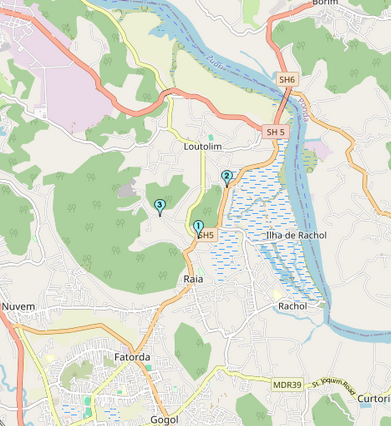
#> input picture scr.jpg, 391 x 426 px, given in place of camurlim.jpg, which was not available
$ python script.py
#> lines starting #> are read from the running program, lines starting #| are printed output that depends on the picture; pictures that were not available may be replaced by others from this repository, and a replacement may not be noted
import cv2
import numpy as np
import osmnx as ox
import requests

# 1. Load Regional Map and OpenStreetMap Base
regional_map = cv2.imread('camurlim.jpg', cv2.IMREAD_GRAYSCALE)
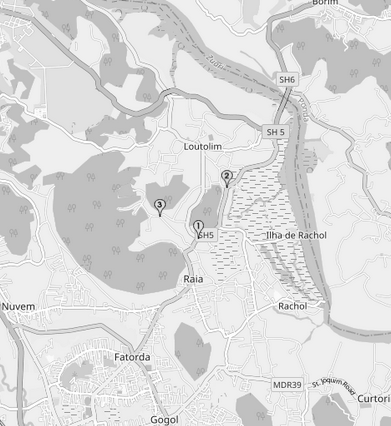
#> regional_map: shape (426, 391); min 16, max 255, mean 220.8
osm_map = cv2.imread('scr.jpg', cv2.IMREAD_GRAYSCALE)

scale_percent = 50  # Adjust to reduce size (50% in this case)
regional_map = cv2.resize(regional_map, (0, 0), fx=scale_percent/100, fy=scale_percent/100)
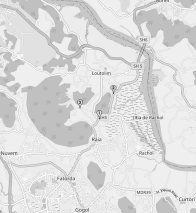
#> regional_map: shape (213, 196); min 76, max 255, mean 220.9
# osm_map = cv2.resize(osm_map, (0, 0), fx=scale_percent/100, fy=scale_percent/100)
# 2. Detect and Match Features
sift = cv2.SIFT_create()
kp1, des1 = sift.detectAndCompute(regional_map, None)
#> kp1 = 261 keypoints; strongest (x, y, size): (113, 87, 3.5), (157, 192, 1.9), (100, 140, 2), (151, 153, 2.2)
kp2, des2 = sift.detectAndCompute(osm_map, None)
#> kp2 = 658 keypoints; strongest (x, y, size): (160, 209, 1.9), (350, 391, 2.1), (230, 176, 2), (361, 398, 2.5)

# Use FLANN for Matching
index_params = dict(algorithm=1, trees=5)
search_params = dict(checks=50)
flann = cv2.FlannBasedMatcher(index_params, search_params)
matches = flann.knnMatch(des1, des2, k=2)
#> matches = 261 matches

# Filter Matches Using Lowe's Ratio Test
good_matches = []
for m, n in matches:
    if m.distance < 0.7 * n.distance:
        good_matches.append(m)
#> after the loop, good_matches = 191 matches

# Extract Coordinates of Matches
src_pts = np.float32([kp1[m.queryIdx].pt for m in good_matches]).reshape(-1, 2)
#> src_pts = 191 pairs, first value 2.87 to 188.5, second value 2.65 to 207.7
dst_pts = np.float32([kp2[m.trainIdx].pt for m in good_matches]).reshape(-1, 2)
#> dst_pts = 191 pairs, first value 5.88 to 377.7, second value 5.4 to 415.8

# 3. Compute Transformation Matrix and Warp
H, status = cv2.findHomography(src_pts, dst_pts, cv2.RANSAC, 5.0)
#> H = [[2, 0.000867, 0.165], [0.000613, 2, 0.162], [-1.17e-06, 4.82e-06, 1]]; status = 191 values from 1 to 1
warped_map = cv2.warpPerspective(regional_map, H, (osm_map.shape[1], osm_map.shape[0]))
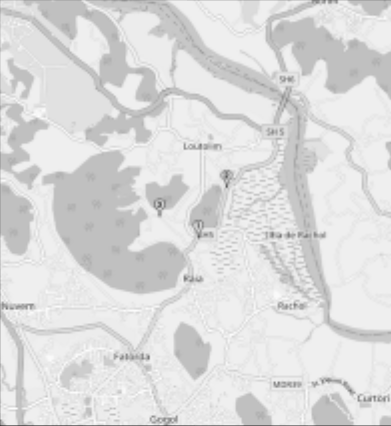
#> warped_map: shape (426, 391); min 66, max 254, mean 220.5

# 4. Generate Control Points
control_points = []
for s, d in zip(src_pts, dst_pts):
    control_points.append({'pixel_x': s[0], 'pixel_y': s[1], 'lon': d[0], 'lat': d[1]})
#> this loop made 191 passes
#> (s, d) on passes 1 to 3: ([2.87, 22.98], [5.88, 46.26]), ([2.88, 94.48], [6, 189.3]), ([3.56, 161.8], [7.33, 323.7])
#> after the loop, control_points = 191 items

visualized_map = regional_map.copy()
if len(visualized_map.shape) == 2:  # If grayscale, convert to color
    visualized_map = cv2.cvtColor(visualized_map, cv2.COLOR_GRAY2BGR)

font = cv2.FONT_HERSHEY_SIMPLEX

for idx, cp in enumerate(control_points):
    x = int(cp['pixel_x'])
    y = int(cp['pixel_y'])
    lon = cp['lon']
    lat = cp['lat']

    # Draw a circle at the control point
    cv2.circle(visualized_map, (x, y), radius=5, color=(0, 255, 0), thickness=-1)

    # Annotate with control point information
    label = f"#{idx} ({lon:.4f}, {lat:.4f})"
    cv2.putText(visualized_map, label, (x + 10, y - 10), font, 0.4, (0, 255, 0), thickness=1)
#> this loop made 191 passes
#> (x, y, lon, lat, label) on passes 1, 3, 6: (2, 22, 5.88, 46.26, '#0 (5.8796, 46.2552)'), (3, 161, 7.33, 323.7, '#2 (7.3263, 323.7040)'), (4, 6, 8.19, 12.23, '#5 (8.1883, 12.2347)')
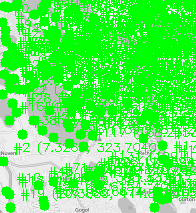
#> visualized_map: shape (213, 196, 3); mean B, G, R 92.2, 242, 92.2
cv2.imwrite('control_points_visualized_regional.jpg', visualized_map)  # Save the output

visualized_map = osm_map.copy()
if len(visualized_map.shape) == 2:  # If grayscale, convert to color
    visualized_map = cv2.cvtColor(visualized_map, cv2.COLOR_GRAY2BGR)
#> visualized_map: shape (426, 391, 3)

font = cv2.FONT_HERSHEY_SIMPLEX
#> font = 0

for idx, cp in enumerate(control_points):
    x = int(cp['pixel_x'])
    y = int(cp['pixel_y'])
    lon = cp['lon']
    lat = cp['lat']

    # Draw a circle at the control point
    cv2.circle(visualized_map, (x, y), radius=5, color=(0, 255, 0), thickness=-1)

    # Annotate with control point information
    label = f"#{idx} ({lon:.4f}, {lat:.4f})"
    cv2.putText(visualized_map, label, (x + 10, y - 10), font, 0.4, (0, 255, 0), thickness=1)
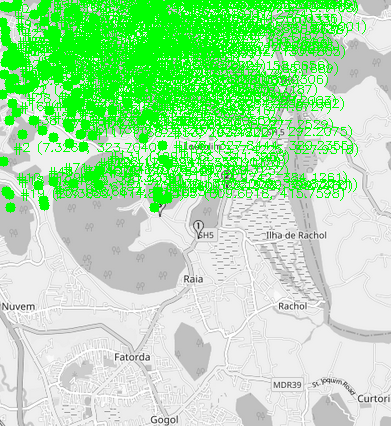
#> visualized_map: shape (426, 391, 3); mean B, G, R 170.5, 229.5, 170.5
cv2.imwrite('control_points_visualized_osm.jpg', visualized_map)  # Save the output

# [15 lines of commented-out code are left out]
